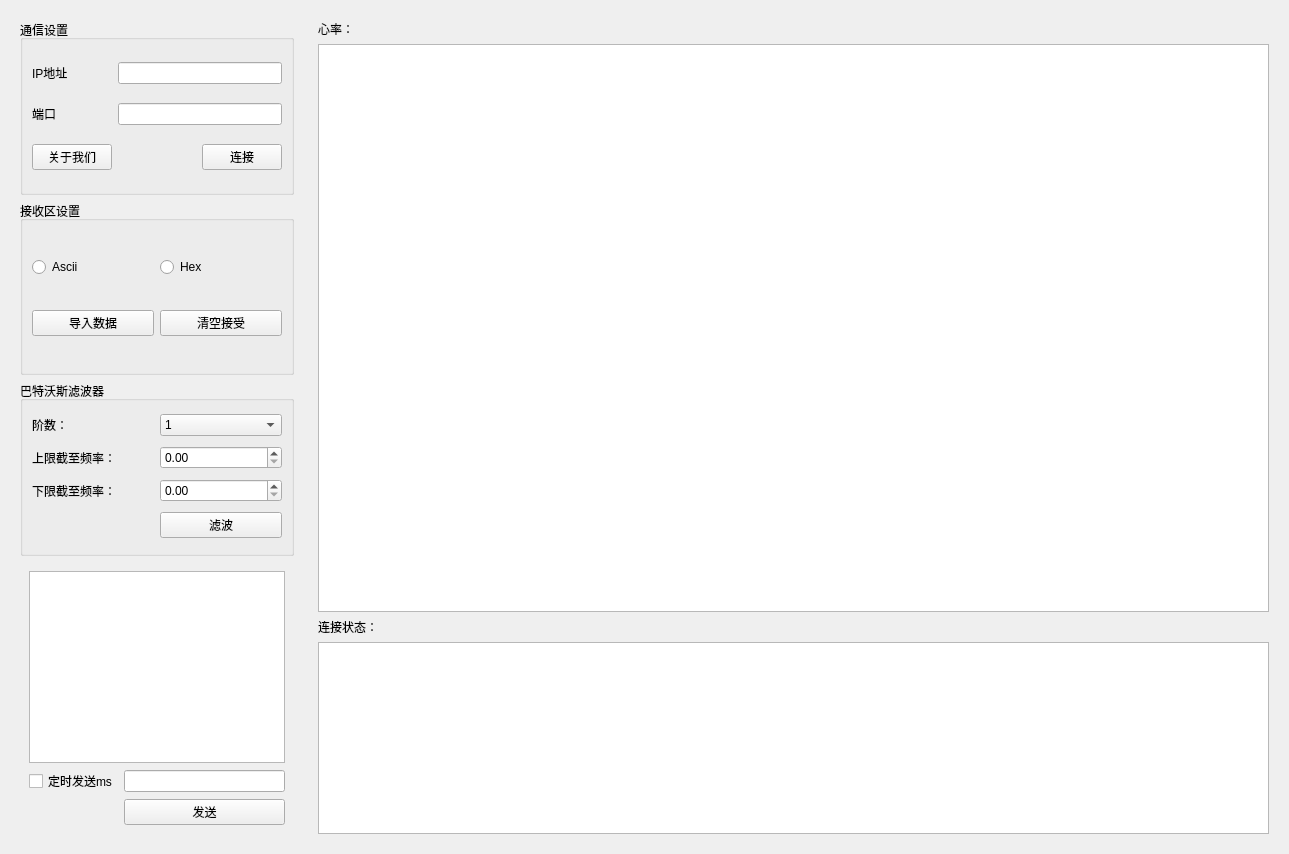
<?xml version="1.0" encoding="UTF-8"?>
<ui version="4.0">
 <class>Form</class>
 <widget class="QWidget" name="Form">
  <property name="geometry">
   <rect>
    <x>0</x>
    <y>0</y>
    <width>1289</width>
    <height>854</height>
   </rect>
  </property>
  <property name="windowTitle">
   <string>Form</string>
  </property>
  <layout class="QFormLayout" name="formLayout">
   <item row="0" column="0">
    <widget class="QWidget" name="widget_3" native="true">
     <property name="sizePolicy">
      <sizepolicy hsizetype="Minimum" vsizetype="Preferred">
       <horstretch>0</horstretch>
       <verstretch>0</verstretch>
      </sizepolicy>
     </property>
     <layout class="QVBoxLayout" name="verticalLayout_2">
      <item>
       <widget class="QGroupBox" name="groupBox">
        <property name="title">
         <string>通信设置</string>
        </property>
        <layout class="QGridLayout" name="gridLayout">
         <item row="3" column="2">
          <widget class="QPushButton" name="pushButton">
           <property name="text">
            <string>连接</string>
           </property>
          </widget>
         </item>
         <item row="0" column="1" colspan="2">
          <widget class="QLineEdit" name="lineEdit"/>
         </item>
         <item row="1" column="0">
          <widget class="QLabel" name="label_2">
           <property name="text">
            <string>端口</string>
           </property>
          </widget>
         </item>
         <item row="0" column="0">
          <widget class="QLabel" name="label">
           <property name="text">
            <string>IP地址</string>
           </property>
          </widget>
         </item>
         <item row="1" column="1" colspan="2">
          <widget class="QLineEdit" name="lineEdit_2"/>
         </item>
         <item row="3" column="0">
          <widget class="QPushButton" name="pushButton_6">
           <property name="text">
            <string>关于我们</string>
           </property>
          </widget>
         </item>
        </layout>
       </widget>
      </item>
      <item>
       <widget class="QGroupBox" name="groupBox_2">
        <property name="title">
         <string>接收区设置</string>
        </property>
        <layout class="QGridLayout" name="gridLayout_2">
         <item row="1" column="1">
          <widget class="QPushButton" name="pushButton_2">
           <property name="text">
            <string>清空接受</string>
           </property>
          </widget>
         </item>
         <item row="0" column="0">
          <widget class="QRadioButton" name="radioButton">
           <property name="text">
            <string>Ascii</string>
           </property>
          </widget>
         </item>
         <item row="1" column="0">
          <widget class="QPushButton" name="pushButton_3">
           <property name="text">
            <string>导入数据</string>
           </property>
          </widget>
         </item>
         <item row="0" column="1">
          <widget class="QRadioButton" name="radioButton_2">
           <property name="text">
            <string>Hex</string>
           </property>
          </widget>
         </item>
        </layout>
       </widget>
      </item>
      <item>
       <widget class="QGroupBox" name="groupBox_3">
        <property name="title">
         <string>巴特沃斯滤波器</string>
        </property>
        <layout class="QGridLayout" name="gridLayout_3">
         <item row="0" column="0">
          <widget class="QLabel" name="label_3">
           <property name="text">
            <string>阶数：</string>
           </property>
          </widget>
         </item>
         <item row="0" column="1">
          <widget class="QComboBox" name="comboBox">
           <item>
            <property name="text">
             <string>1</string>
            </property>
           </item>
           <item>
            <property name="text">
             <string>2</string>
            </property>
           </item>
           <item>
            <property name="text">
             <string>3</string>
            </property>
           </item>
           <item>
            <property name="text">
             <string>4</string>
            </property>
           </item>
          </widget>
         </item>
         <item row="1" column="0">
          <widget class="QLabel" name="label_4">
           <property name="text">
            <string>上限截至频率：</string>
           </property>
          </widget>
         </item>
         <item row="1" column="1">
          <widget class="QDoubleSpinBox" name="doubleSpinBox"/>
         </item>
         <item row="2" column="0">
          <widget class="QLabel" name="label_5">
           <property name="text">
            <string>下限截至频率：</string>
           </property>
          </widget>
         </item>
         <item row="2" column="1">
          <widget class="QDoubleSpinBox" name="doubleSpinBox_2"/>
         </item>
         <item row="3" column="1">
          <widget class="QPushButton" name="pushButton_5">
           <property name="text">
            <string>滤波</string>
           </property>
          </widget>
         </item>
        </layout>
       </widget>
      </item>
      <item>
       <widget class="QWidget" name="widget" native="true">
        <layout class="QGridLayout" name="gridLayout_4">
         <item row="0" column="0" colspan="2">
          <widget class="QTextEdit" name="textEdit_2">
           <property name="sizePolicy">
            <sizepolicy hsizetype="Expanding" vsizetype="Minimum">
             <horstretch>0</horstretch>
             <verstretch>0</verstretch>
            </sizepolicy>
           </property>
          </widget>
         </item>
         <item row="1" column="0">
          <widget class="QCheckBox" name="checkBox">
           <property name="text">
            <string>定时发送ms</string>
           </property>
          </widget>
         </item>
         <item row="1" column="1">
          <widget class="QLineEdit" name="lineEdit_3"/>
         </item>
         <item row="2" column="1">
          <widget class="QPushButton" name="pushButton_4">
           <property name="text">
            <string>发送</string>
           </property>
          </widget>
         </item>
        </layout>
       </widget>
      </item>
     </layout>
    </widget>
   </item>
   <item row="0" column="1">
    <widget class="QWidget" name="widget_2" native="true">
     <layout class="QVBoxLayout" name="verticalLayout_3">
      <item>
       <widget class="QLabel" name="label_6">
        <property name="text">
         <string>心率：</string>
        </property>
       </widget>
      </item>
      <item>
       <widget class="MYChartView" name="qchartview"/>
      </item>
      <item>
       <widget class="QLabel" name="label_7">
        <property name="text">
         <string>连接状态：</string>
        </property>
       </widget>
      </item>
      <item>
       <widget class="QTextEdit" name="textEdit">
        <property name="sizePolicy">
         <sizepolicy hsizetype="Expanding" vsizetype="Minimum">
          <horstretch>0</horstretch>
          <verstretch>0</verstretch>
         </sizepolicy>
        </property>
       </widget>
      </item>
     </layout>
    </widget>
   </item>
  </layout>
 </widget>
 <customwidgets>
  <customwidget>
   <class>MYChartView</class>
   <extends>QGraphicsView</extends>
   <header>mychartview.h</header>
  </customwidget>
 </customwidgets>
 <resources/>
 <connections/>
</ui>
